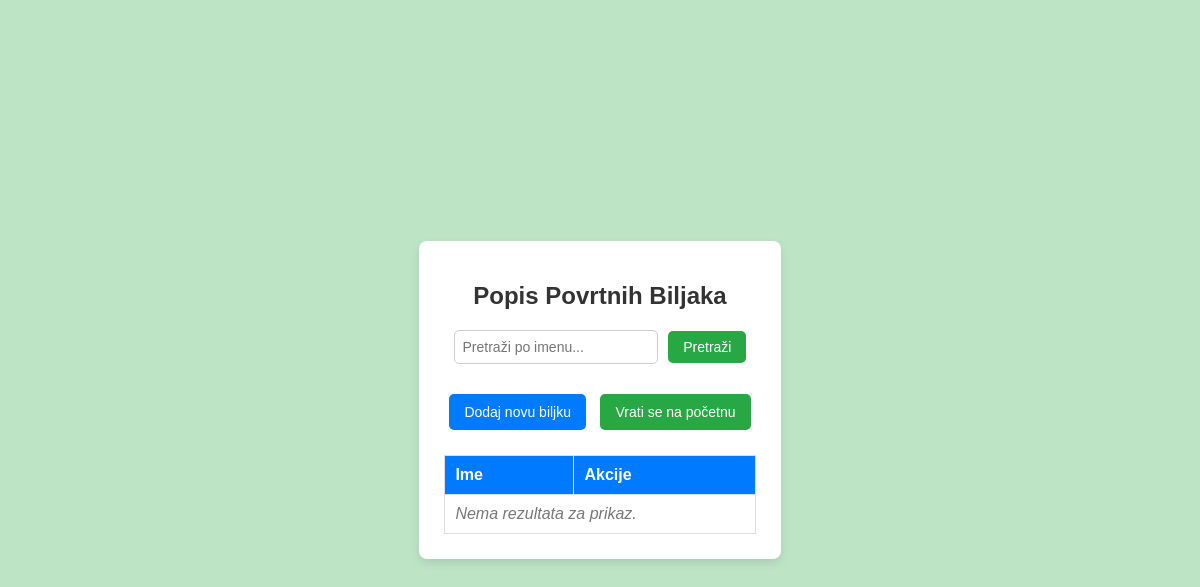
Before: /povrtnabiljke/ (signed in) with the older database file.
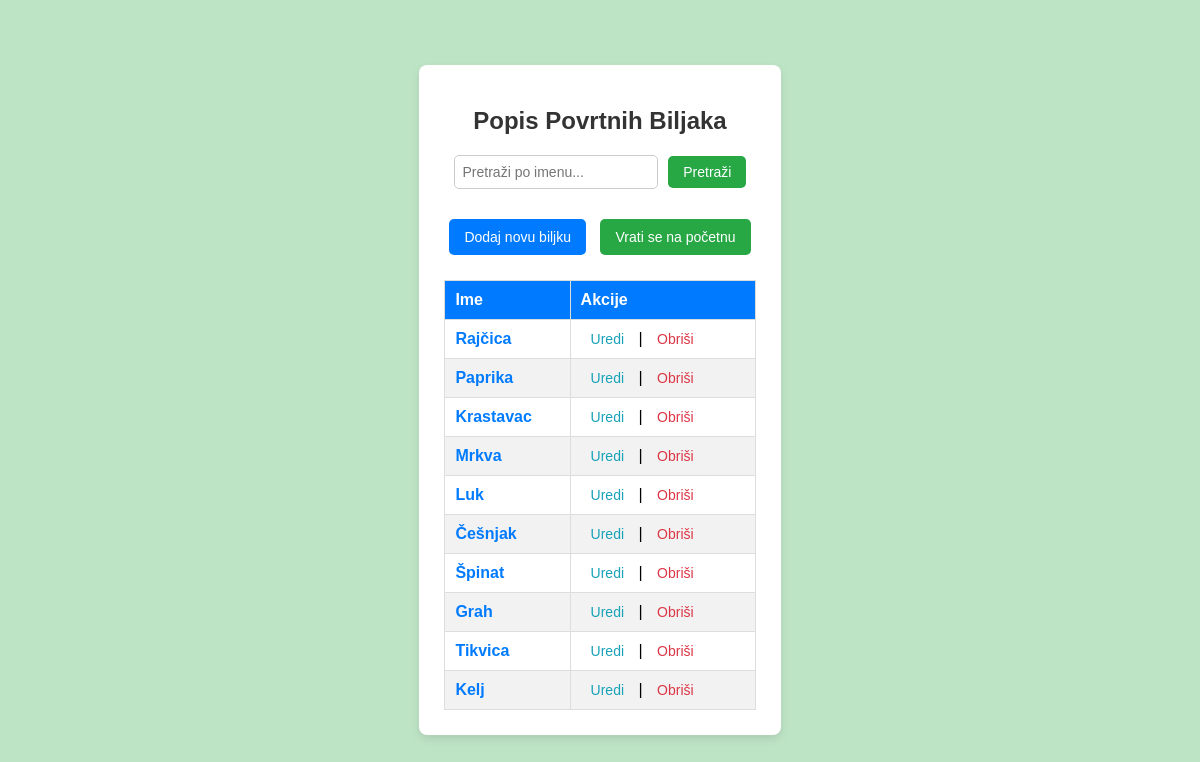
After: the same page with the newer database file.
### PZWapp/models.py (models this page shows, shortened)
class PovrtnaBiljka(models.Model):
    user = models.ForeignKey(
        settings.AUTH_USER_MODEL,
        on_delete=models.CASCADE,
        related_name='povrtne_biljke',
        default=get_default_user()
    )
    ime_p = models.CharField(max_length=30)
    regijaBiljke_p = models.CharField(max_length=100)
    vrijemeSazrijevanja_p = models.CharField(max_length=50)

### PZWapp/views.py (the view)
# urls.py: path('povrtnabiljke/', PovrtnaBiljkaListView.as_view(), name='povrtnabiljka_list'),
class PovrtnaBiljkaListView( ListView):
    model = PovrtnaBiljka
    template_name = 'main/povrtna_biljka_list.html'
    context_object_name = 'biljke'
    def get_queryset(self):
        if self.request.user.is_authenticated:
            return PovrtnaBiljka.objects.filter(user_id=self.request.user.id).exclude(user__isnull=True)
        else:
            return PovrtnaBiljka.objects.none()

### PZWapp/templates/main/povrtna_biljka_list.html (shortened to what this page needs)
<!DOCTYPE html>
<html lang="hr">
<head>
    {% load static %}
    <link rel="stylesheet" href="{% static 'css/povrtna_biljka.css' %}">
</head>
<body class="lista_povrtnih_biljaka">
    <div class="container">
        <h1>Popis Povrtnih Biljaka</h1>
        <form method="get" class="search-form">
            <input type="text" name="q" placeholder="Pretraži po imenu..." class="search-input" value="{{ request.GET.q }}">
            <button type="submit" class="search-btn">Pretraži</button>
        </form>
        <a href="{% url 'PZWapp:povrtnabiljka_create' %}" class="btn add-btn">Dodaj novu biljku</a>
        <a href="{% url 'PZWapp:homepage' %}" class="btn home-btn">Vrati se na početnu</a>
        <table class="plant-table">
            <thead>
                <tr>
                    <th>Ime</th>
                    <th>Akcije</th>
                </tr>
            </thead>
            <tbody>
                {% for biljka in biljke %}
                <tr>
                    <td><a href="{% url 'PZWapp:povrtnabiljka_detail' biljka.id %}" class="plant-link">{{ biljka.ime_p }}</a></td>
                    <td class="action-links">
                        <a href="{% url 'PZWapp:povrtnabiljka_update' biljka.id %}" class="edit-link">Uredi</a> |
                        <a href="{% url 'PZWapp:povrtnabiljka_delete' biljka.id %}" class="delete-link">Obriši</a>
                    </td>
                </tr>
                {% empty %}
                <tr>
                    <td colspan="2" class="no-results">Nema rezultata za prikaz.</td>
                </tr>
                {% endfor %}
            </tbody>
        </table>
    </div>
</body>
</html>

Changed rows visible on the page:
added PovrtnaBiljka: ime_p "Rajčica"
added PovrtnaBiljka: ime_p "Paprika"
added PovrtnaBiljka: ime_p "Krastavac"
added PovrtnaBiljka: ime_p "Mrkva"
added PovrtnaBiljka: ime_p "Luk"
added PovrtnaBiljka: ime_p "Češnjak"
added PovrtnaBiljka: ime_p "Špinat"
added PovrtnaBiljka: ime_p "Grah"
added PovrtnaBiljka: ime_p "Tikvica"
added PovrtnaBiljka: ime_p "Kelj"
Other visible differences:
text no longer shown: "Nema rezultata za prikaz."
